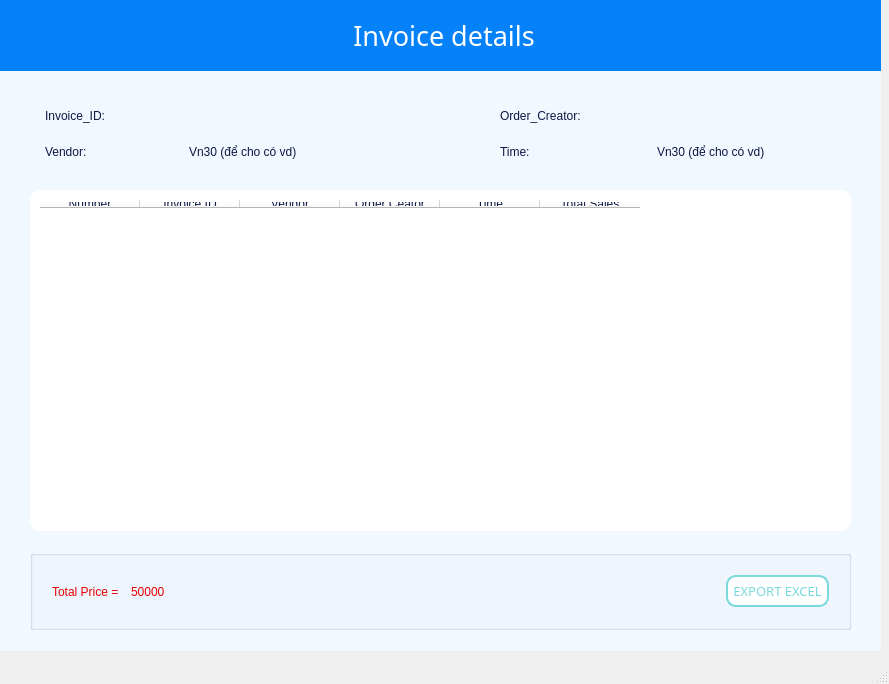
<?xml version="1.0" encoding="UTF-8"?>
<ui version="4.0">
 <class>MainWindowAddAdmin</class>
 <widget class="QMainWindow" name="MainWindowAddAdmin">
  <property name="geometry">
   <rect>
    <x>0</x>
    <y>0</y>
    <width>889</width>
    <height>684</height>
   </rect>
  </property>
  <property name="windowTitle">
   <string>Add new admin</string>
  </property>
  <widget class="QWidget" name="centralwidget">
   <widget class="QLabel" name="label_8">
    <property name="geometry">
     <rect>
      <x>0</x>
      <y>0</y>
      <width>881</width>
      <height>651</height>
     </rect>
    </property>
    <property name="styleSheet">
     <string notr="true">background-color: rgb(242, 248, 255);</string>
    </property>
    <property name="text">
     <string/>
    </property>
   </widget>
   <widget class="QLabel" name="label">
    <property name="geometry">
     <rect>
      <x>0</x>
      <y>0</y>
      <width>881</width>
      <height>71</height>
     </rect>
    </property>
    <property name="font">
     <font>
      <family>CocogooseProTrial Bold</family>
      <pointsize>20</pointsize>
      <weight>9</weight>
      <italic>false</italic>
      <bold>false</bold>
     </font>
    </property>
    <property name="styleSheet">
     <string notr="true">  background-color: #0581F9;
font: 75 20pt &quot;CocogooseProTrial Bold&quot;;
    padding: 5px;

	color: rgb(255, 255, 255);
</string>
    </property>
    <property name="text">
     <string>&lt;html&gt;&lt;head/&gt;&lt;body&gt;&lt;p align=&quot;center&quot;&gt;Invoice details&lt;/p&gt;&lt;/body&gt;&lt;/html&gt;</string>
    </property>
   </widget>
   <widget class="QGroupBox" name="horizontalGroupBox_3">
    <property name="geometry">
     <rect>
      <x>30</x>
      <y>550</y>
      <width>821</width>
      <height>80</height>
     </rect>
    </property>
    <layout class="QHBoxLayout" name="horizontalLayout_3">
     <property name="spacing">
      <number>9</number>
     </property>
     <property name="leftMargin">
      <number>19</number>
     </property>
     <property name="rightMargin">
      <number>19</number>
     </property>
     <item>
      <widget class="QLabel" name="label_12">
       <property name="styleSheet">
        <string notr="true">font: 63 14pt &quot;Montserrat SemiBold&quot;;
color: rgb(229, 0, 0);</string>
       </property>
       <property name="text">
        <string>Total Price = </string>
       </property>
      </widget>
     </item>
     <item>
      <widget class="QLabel" name="labelTotalPrice">
       <property name="styleSheet">
        <string notr="true">font: 81 14pt &quot;Montserrat ExtraBold&quot;;
color: rgb(229, 0, 0);</string>
       </property>
       <property name="text">
        <string>50000</string>
       </property>
      </widget>
     </item>
     <item>
      <spacer name="horizontalSpacer">
       <property name="orientation">
        <enum>Qt::Horizontal</enum>
       </property>
       <property name="sizeHint" stdset="0">
        <size>
         <width>40</width>
         <height>20</height>
        </size>
       </property>
      </spacer>
     </item>
     <item>
      <widget class="QPushButton" name="pushButtonExcel">
       <property name="font">
        <font>
         <family>Montserrat SemiBold</family>
         <pointsize>10</pointsize>
         <weight>7</weight>
         <italic>false</italic>
         <bold>false</bold>
        </font>
       </property>
       <property name="styleSheet">
        <string notr="true">QPushButton {
    background-color: #FFFFFF; /* Màu nền mặc định */
    border-radius: 10px; 
	border: 2px solid #79DADC;
    padding: 5px;
	color: #79DADC;
	font: 63 10pt &quot;Montserrat SemiBold&quot;;
}

QPushButton:hover {
    background-color: #79DADC; /* Màu khi di chuột */  
	color: #FFFFFF;
	border: 2px solid #FFFFFF;
}

QPushButton:pressed {
    background-color: #FFFFFF; /* Màu khi nhấn */
}

QPushButton:focus {
    background-color: #79DADC; /* Màu khi di chuột */  
	border:5px solid #B4EDEE;
	color: #FFFFFF;

}
</string>
       </property>
       <property name="text">
        <string>EXPORT EXCEL</string>
       </property>
       <property name="icon">
        <iconset>
         <normaloff>../../RESOURCE/ICON/exc.png</normaloff>../../RESOURCE/ICON/exc.png</iconset>
       </property>
       <property name="iconSize">
        <size>
         <width>30</width>
         <height>50</height>
        </size>
       </property>
      </widget>
     </item>
    </layout>
   </widget>
   <widget class="QWidget" name="gridLayoutWidget">
    <property name="geometry">
     <rect>
      <x>45</x>
      <y>100</y>
      <width>281</width>
      <height>67</height>
     </rect>
    </property>
    <layout class="QGridLayout" name="gridLayout">
     <item row="1" column="0">
      <widget class="QLabel" name="label_3">
       <property name="styleSheet">
        <string notr="true">color: rgb(14, 23, 67);
font: 57 10pt &quot;Montserrat Medium&quot;;</string>
       </property>
       <property name="text">
        <string>Vendor:</string>
       </property>
      </widget>
     </item>
     <item row="0" column="1">
      <widget class="QLabel" name="labelInvoiceID">
       <property name="styleSheet">
        <string notr="true">color: rgb(14, 23, 67);
font: 57 12pt &quot;Montserrat Medium&quot;;</string>
       </property>
       <property name="text">
        <string/>
       </property>
      </widget>
     </item>
     <item row="1" column="1">
      <widget class="QLabel" name="labelVendor">
       <property name="styleSheet">
        <string notr="true">color: rgb(14, 23, 67);
font: 57 10pt &quot;Montserrat Medium&quot;;</string>
       </property>
       <property name="text">
        <string>Vn30 (để cho có vd)</string>
       </property>
      </widget>
     </item>
     <item row="0" column="0">
      <widget class="QLabel" name="label_2">
       <property name="styleSheet">
        <string notr="true">color: rgb(14, 23, 67);
font: 57 10pt &quot;Montserrat Medium&quot;;</string>
       </property>
       <property name="text">
        <string>Invoice_ID:</string>
       </property>
      </widget>
     </item>
    </layout>
   </widget>
   <widget class="QWidget" name="gridLayoutWidget_2">
    <property name="geometry">
     <rect>
      <x>500</x>
      <y>100</y>
      <width>308</width>
      <height>67</height>
     </rect>
    </property>
    <layout class="QGridLayout" name="gridLayout_2">
     <item row="1" column="0">
      <widget class="QLabel" name="label_4">
       <property name="styleSheet">
        <string notr="true">color: rgb(14, 23, 67);
font: 57 10pt &quot;Montserrat Medium&quot;;</string>
       </property>
       <property name="text">
        <string>Time:</string>
       </property>
      </widget>
     </item>
     <item row="1" column="1">
      <widget class="QLabel" name="labelTime">
       <property name="styleSheet">
        <string notr="true">color: rgb(14, 23, 67);
font: 57 10pt &quot;Montserrat Medium&quot;;</string>
       </property>
       <property name="text">
        <string>Vn30 (để cho có vd)</string>
       </property>
      </widget>
     </item>
     <item row="0" column="0">
      <widget class="QLabel" name="label_5">
       <property name="styleSheet">
        <string notr="true">color: rgb(14, 23, 67);
font: 57 10pt &quot;Montserrat Medium&quot;;</string>
       </property>
       <property name="text">
        <string>Order_Creator:</string>
       </property>
      </widget>
     </item>
     <item row="0" column="1">
      <widget class="QLabel" name="labelOrderCreator">
       <property name="styleSheet">
        <string notr="true">color: rgb(14, 23, 67);
font: 57 12pt &quot;Montserrat Medium&quot;;</string>
       </property>
       <property name="text">
        <string/>
       </property>
      </widget>
     </item>
    </layout>
   </widget>
   <widget class="QTableWidget" name="tableWidget">
    <property name="geometry">
     <rect>
      <x>30</x>
      <y>190</y>
      <width>821</width>
      <height>341</height>
     </rect>
    </property>
    <property name="toolTip">
     <string/>
    </property>
    <property name="styleSheet">
     <string notr="true">padding: 5px;
border-radius: 10px;
color: rgb(14, 23, 67);
background-color: rgb(255, 255, 255);
font: 57 10pt &quot;Montserrat Medium&quot;;</string>
    </property>
    <column>
     <property name="text">
      <string>Number</string>
     </property>
    </column>
    <column>
     <property name="text">
      <string>Invoice ID</string>
     </property>
    </column>
    <column>
     <property name="text">
      <string>Vendor</string>
     </property>
    </column>
    <column>
     <property name="text">
      <string>Order Ceator</string>
     </property>
    </column>
    <column>
     <property name="text">
      <string>Time</string>
     </property>
    </column>
    <column>
     <property name="text">
      <string>Total Sales</string>
     </property>
    </column>
   </widget>
  </widget>
  <widget class="QMenuBar" name="menubar">
   <property name="geometry">
    <rect>
     <x>0</x>
     <y>0</y>
     <width>889</width>
     <height>26</height>
    </rect>
   </property>
  </widget>
  <widget class="QStatusBar" name="statusbar"/>
 </widget>
 <resources/>
 <connections/>
</ui>
